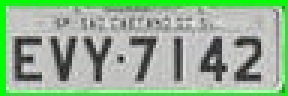
#> input picture TCC-DIEGO/ResultadoParcial/PE2.jpg, 96 x 32 px (shown 3 times larger)
$ python TratandPlaca.py   (older library calls are emulated)
#> lines starting #> are read from the running program, lines starting #| are printed output that depends on the picture; after the words box and inside, x2 and y2 are one past the last pixel; in counts of white or black regions, pixels touching at a corner belong together
#encoding: utf-8
import cv2
from PIL import Image
import pytesseract
import argparse
import os
import numpy as np
import mahotas

'''Agora iremos tratar apenas a placa retirada'''
img_in = cv2.imread('PE2.jpg')
#> img_in is the input picture: shape (32, 96, 3); mean B, G, R 146.2, 178.7, 147.5
img = cv2.cvtColor(img_in, cv2.COLOR_BGR2GRAY)

imgcorte_alt_alt = int(img.shape[0] * 0.30)
#> imgcorte_alt_alt = 9
imgcorte_alt_baix = int(img.shape[0] * 0.99)
#> imgcorte_alt_baix = 31
imgcorte_lad_dir = int(img.shape[1] * 0.02)
#> imgcorte_lad_dir = 1
imgcorte_lad_esq = int(img.shape[1] * 0.99)
#> imgcorte_lad_esq = 95

recorte = img[imgcorte_alt_alt:imgcorte_alt_baix,imgcorte_lad_dir:imgcorte_lad_esq]
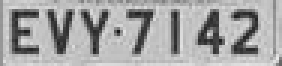
#> recorte: shape (22, 94) (shown 3 times larger); min 24, max 233, mean 164.1
cv2.imshow('recortada',recorte)

aumetando = cv2.resize(recorte, (900,400), 0.5, 0.5);
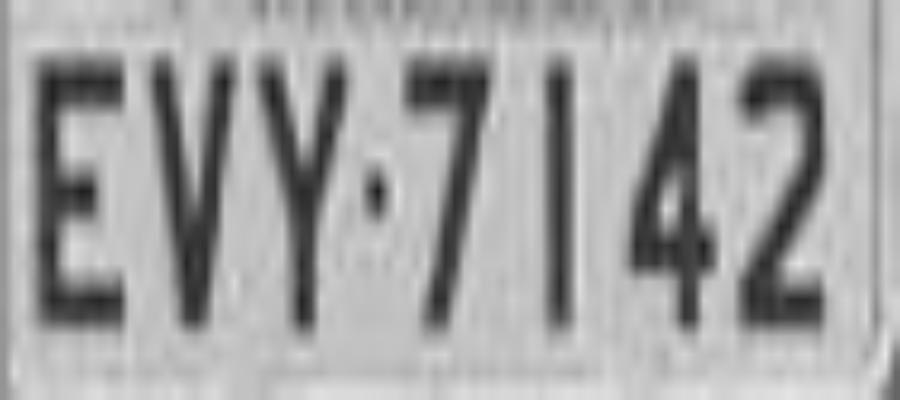
#> aumetando: shape (400, 900); min 29, max 232, mean 164

_, binarizada = cv2.threshold(aumetando, 135 , 255, cv2.THRESH_BINARY)
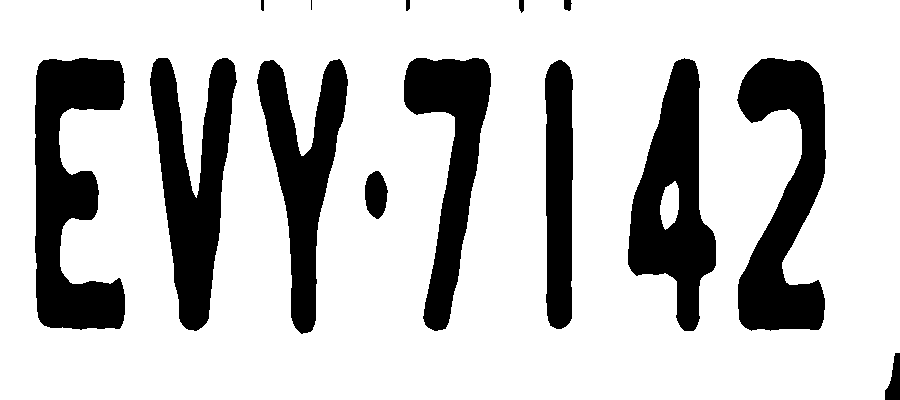
#> binarizada: shape (400, 900); 77.2% white; 14 black regions (1 under 20 px), largest, box (x1, y1, x2, y2) and area: (35, 58, 125, 330) 14415, (737, 58, 826, 331) 13494, (628, 58, 716, 331) 12629
#cv2.imshow('PlacaBinarizada',binarizada)
cv2.imwrite('BINARIZADA.jpg',binarizada)

suave = cv2.GaussianBlur(binarizada, (3, 3), 2)
#cv2.imshow('Suavizada',suave)

blur_mediana = cv2.medianBlur(suave, 13)
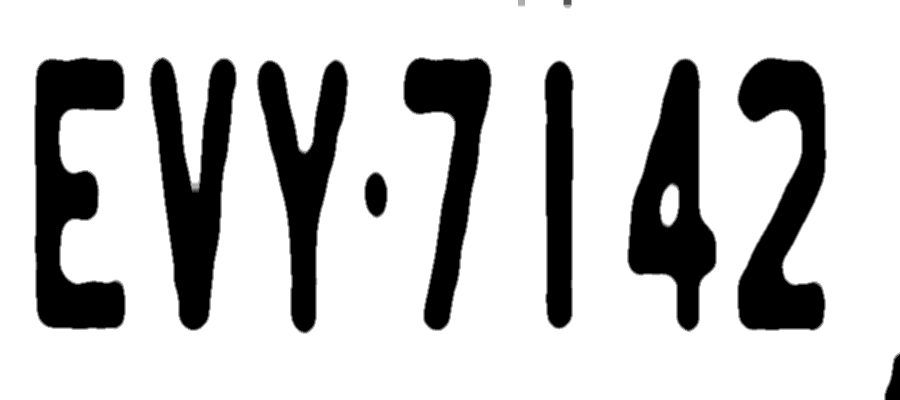
#> blur_mediana: shape (400, 900); min 0, max 255, mean 197.2
blur = cv2.blur(blur_mediana, (9, 21))
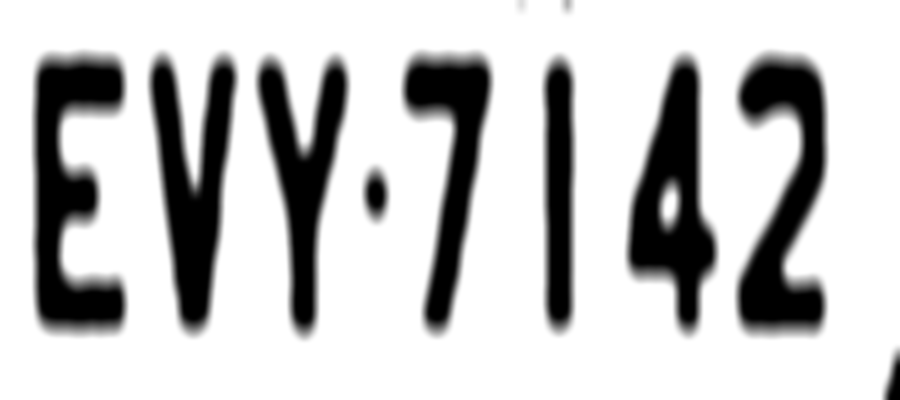
#> blur: shape (400, 900); min 0, max 255, mean 197.2
#cv2.imwrite('Extrai.jpg',blur)
cv2.imwrite("Placafiltrada.jpg", binarizada)
'''Aqui consigo ler as letras e nuemros'''
#print(pytesseract.image_to_string(Image.open('Placafiltrada.jpg')))

'''Agora segmentamos cada letra da placa para passar pelo OCR'''
seg = cv2.imread('Placafiltrada.jpg')
#> seg: shape (400, 900, 3); min 0, max 255, mean 196.8

letra01 = seg[50:350, 0:150]  # Cortando area de localizacao da placa, altura e largura respc.
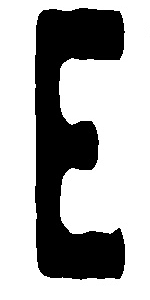
#> letra01: shape (300, 150, 3); min 0, max 255, mean 173.3
cv2.imshow('letra01',letra01)
aumetandoletra = cv2.resize(letra01, (900,400), 0.5, 0.5);
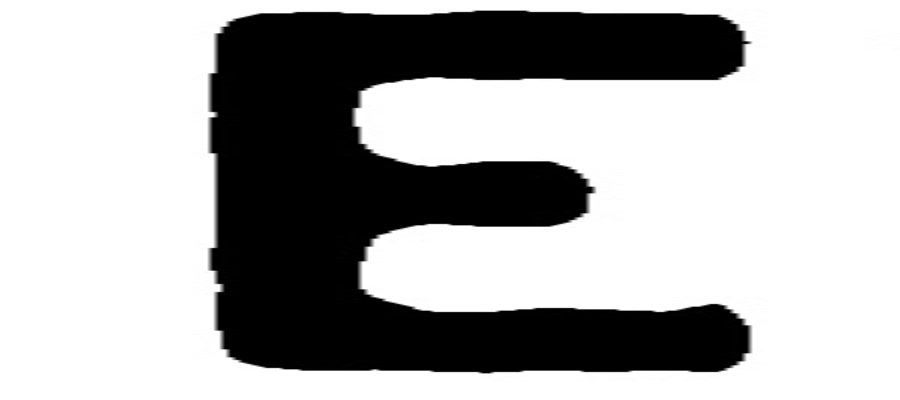
#> aumetandoletra: shape (400, 900, 3); min 0, max 255, mean 173.3
cv2.imshow('LetraAumentada',aumetandoletra)
cv2.imwrite('PrimeiraLetra.jpg',aumetandoletra)

print(pytesseract.image_to_string(Image.open('PrimeiraLetra.jpg')))
#> (this line was passed over: pytesseract is not available in this run)


cv2.waitKey(0) #Nao fecha a tela enquanto alguma tecla nao for pressioanda
cv2.destroyAllWindows() # Garante apos o pressionamento da tecla que as janelas fechem

$ run again, with TCC-DIEGO/ResultadoParcial/01.jpg copied over TCC-DIEGO/ResultadoParcial/PE2.jpg
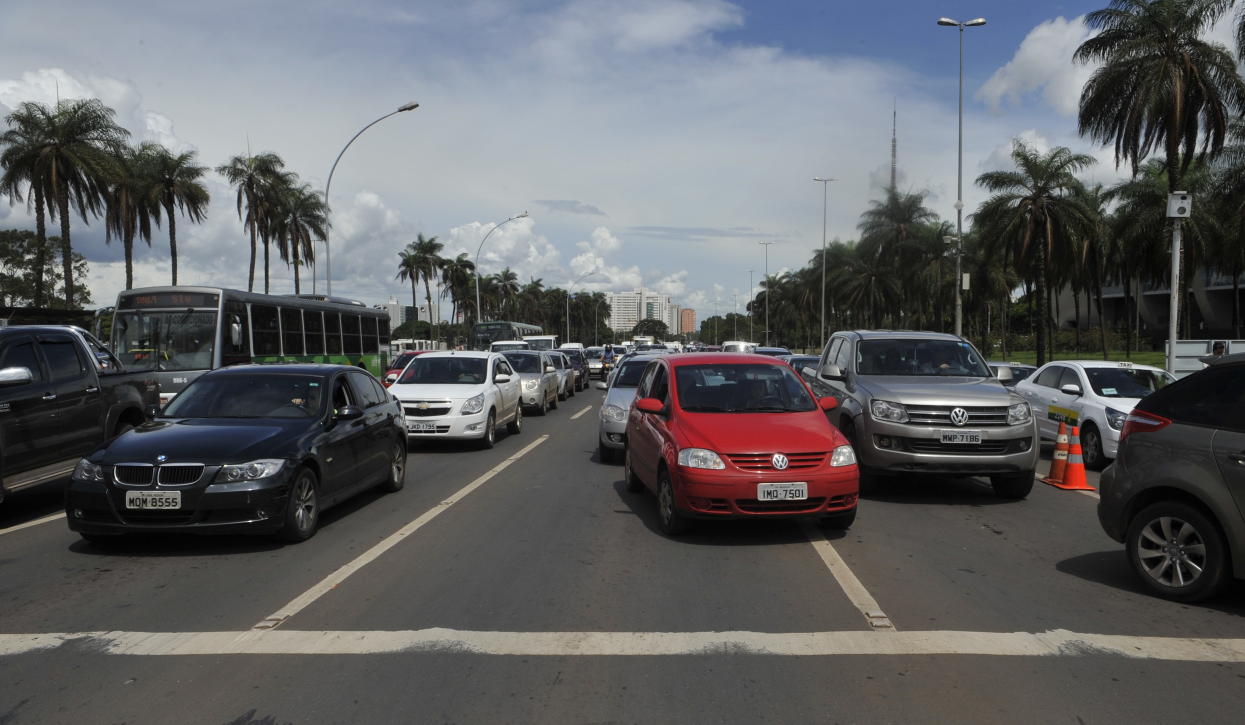
#> input picture TCC-DIEGO/ResultadoParcial/01.jpg, 2490 x 1449 px (shown at 1/2 size)
#> img_in is the input picture: shape (1449, 2490, 3); mean B, G, R 98.5, 96.3, 95.3
#> `_, binarizada = cv2.threshold(aumetando, 135 , 255, cv2.THRESH_BINARY)`:
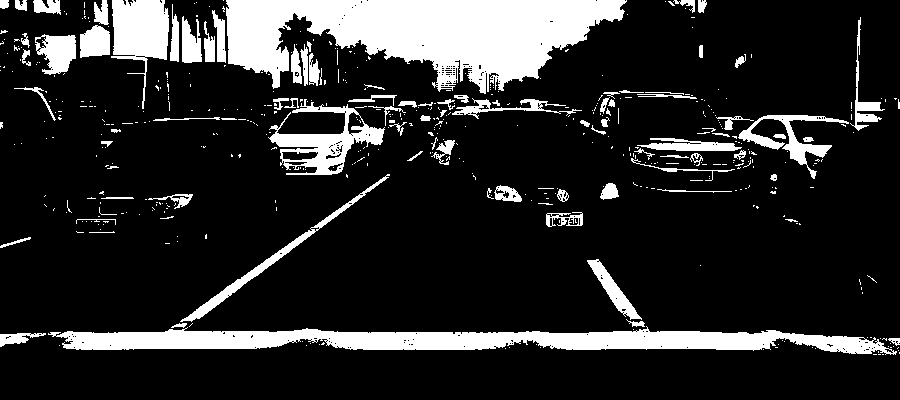
#> binarizada: shape (400, 900); 16.6% white; 504 white regions (414 under 20 px), largest, box (x1, y1, x2, y2) and area: (226, 0, 627, 94) 22347, (48, 326, 897, 355) 13190, (111, 0, 169, 109) 3253
#> `aumetandoletra = cv2.resize(letra01, (900,400), 0.5, 0.5);`:
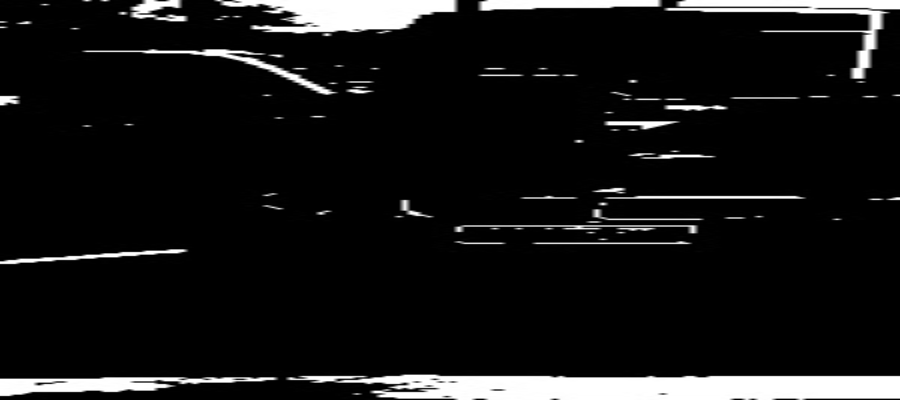
#> aumetandoletra: shape (400, 900, 3); min 0, max 255, mean 21.7
